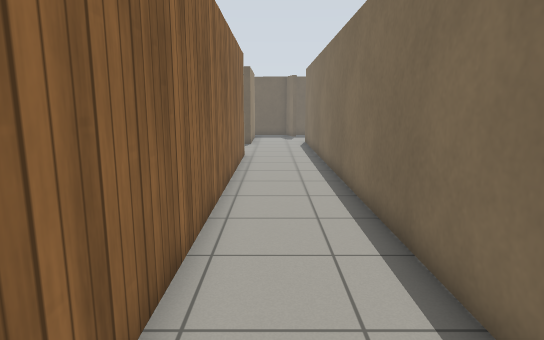
View 1 (above)

15 first-person views from a walk through a robot-simulator world made for Gazebo. The camera is 1.2 m above the floor, tilts 10° down and sees 75° across. The floor is counted in squares, 0.5 m on a side. Each view is taken from the middle of a square. On the plan, view 1 faces up. The plan holds only what a view shows up to about 20 squares ahead; the rest is blank. The robots in the file are not drawn. Gazebo's built-in surfaces are drawn with simple patterns.

View 2
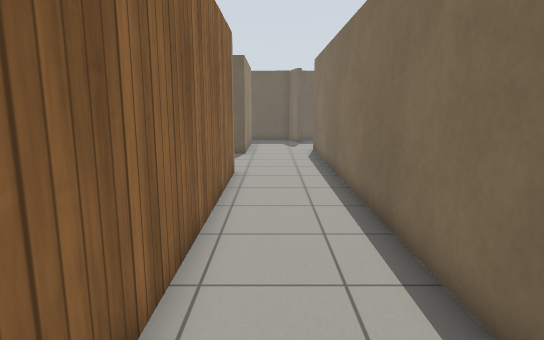

View 3
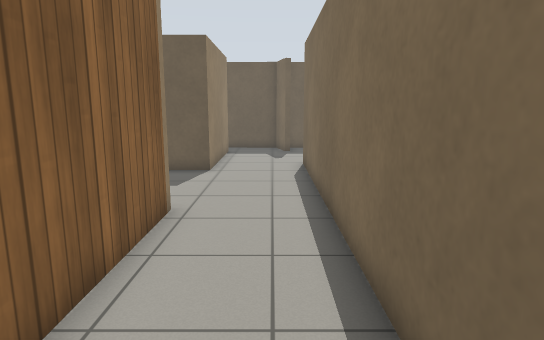

View 4
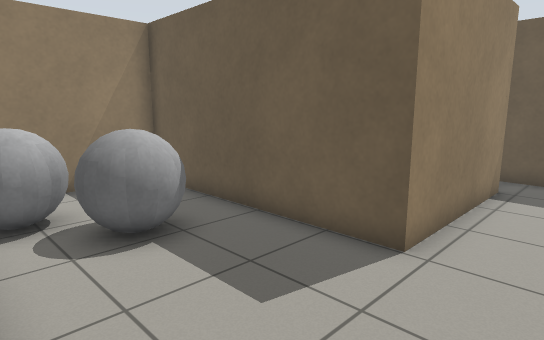

View 5
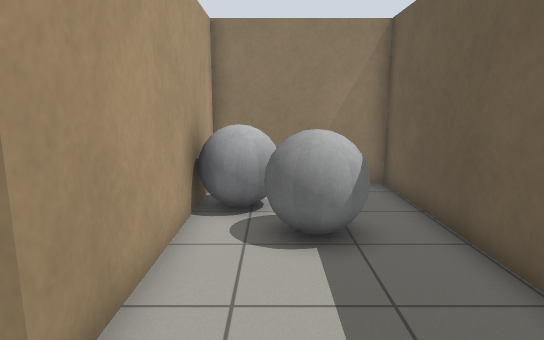

View 6
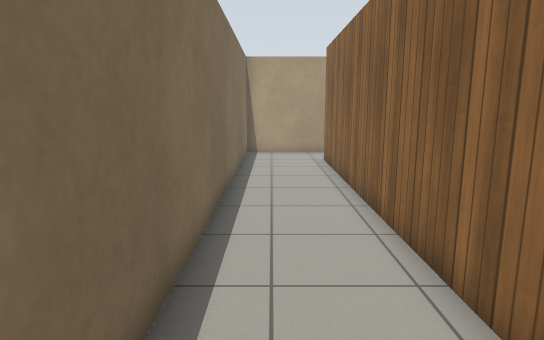

View 7
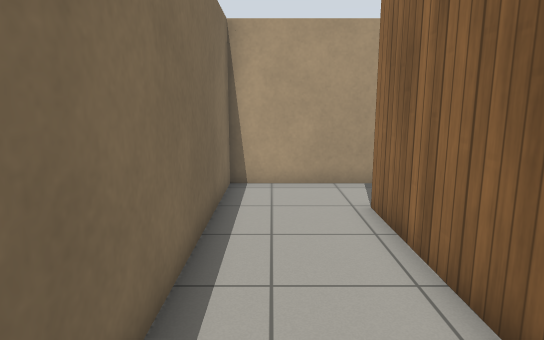

View 8
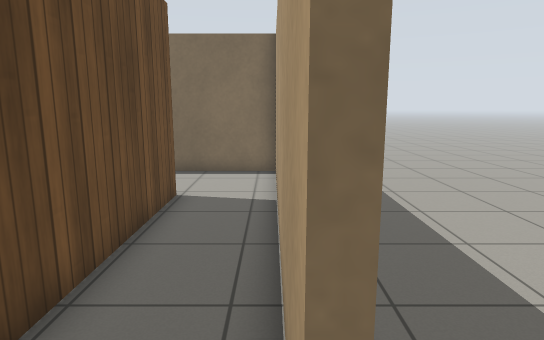

View 9
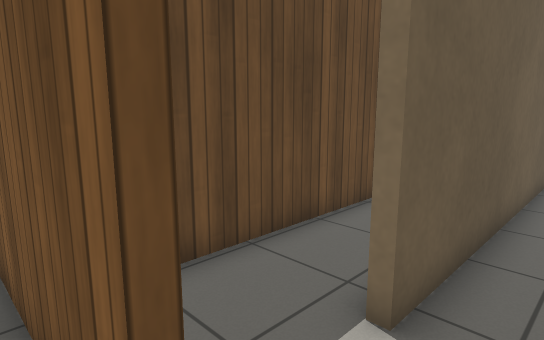

View 10
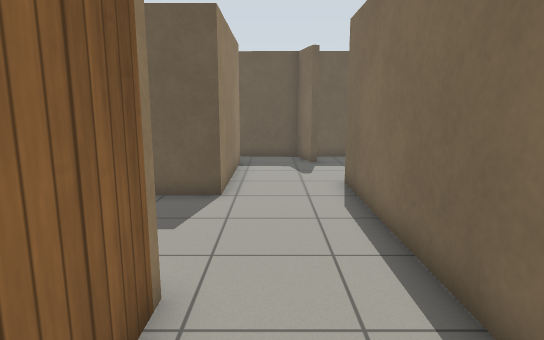

View 11
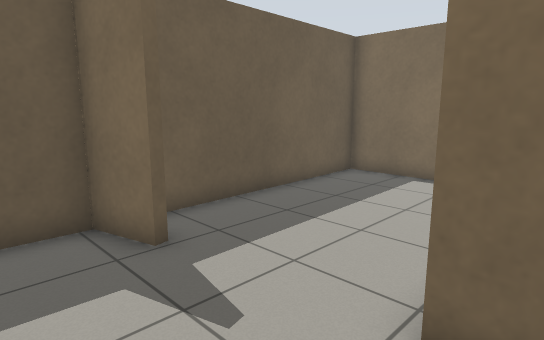

View 12
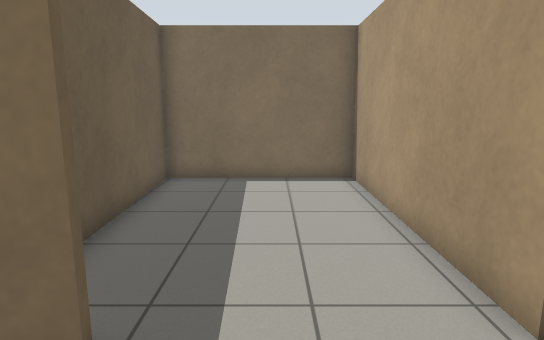

View 13
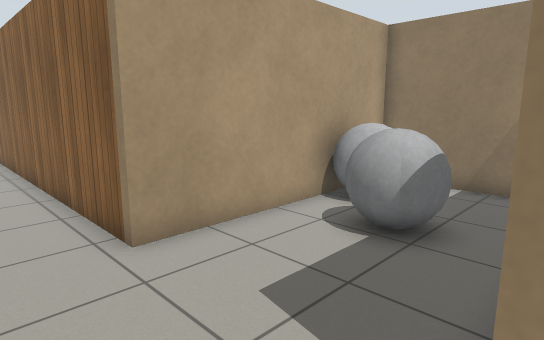

View 14
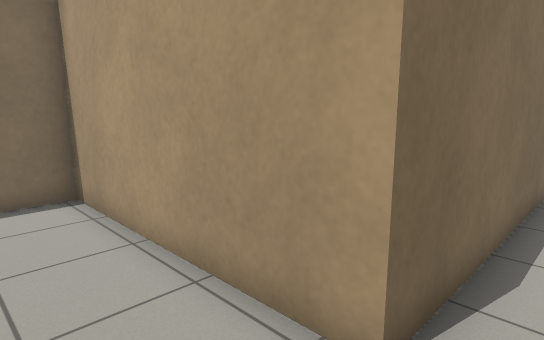

View 15
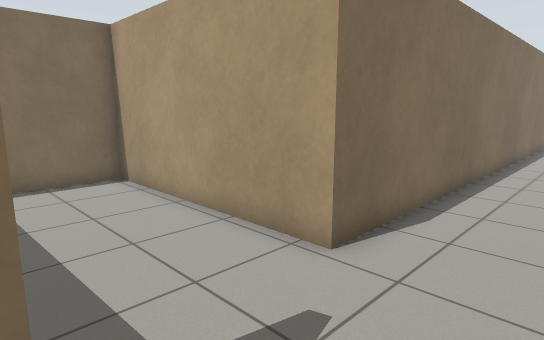

### Floor plan
Ten units are one square. View 1 is at (0, 0); x grows to the right and y downward. Boxes are objects, and circles mark ways between rooms. Rooms are numbered by the first view taken in them; rooms with no view inside come last. Other rooms are left out.
<svg viewBox="-129 -355 244 394">
<path fill="none" stroke="#000" d="M-14 -256 -14 -236 -101 -236 -101 -182 -14 -182 -14 3 -104 3M-96 31 23 31 23 -252M-120 34 -124 34 -124 -10M17 -295 13 -313 -18 -312M23 -252 110 -252 110 -316 22 -313M-14 -296 -14 -256"/>
<rect x="-85" y="-205" width="20" height="20" fill="#bbb"><title>grey ball</title></rect>
<rect x="-65" y="-225" width="20" height="30" fill="#bbb"><title>grey ball</title></rect>
<circle cx="0" cy="-245" r="3" fill="#2a7"/>
<text x="-10" y="-120">1</text>
<text x="20" y="-350">2</text>
<text x="50" y="-280">3</text>
</svg>
Room 1 opens to room 3.

Where each view was taken, in squares from view 1:
view 1: 0 up, 0 right, facing up
view 2: 5 up, 0 right, facing up
view 3: 10 up, 1 right, facing up
view 4: 18 up, 1 right, facing up-left
view 5: 20 up, 1 right, facing left
view 6: 16 up, 1 right, facing down
view 7: 8 up, 1 right, facing down
view 8: 3 down, 11 left, facing right
view 9: 5 down, 13 left, facing up-right
view 10: 14 up, 0 right, facing up
view 11: 24 up, 1 left, facing up-right
view 12: 28 up, 1 left, facing right
view 13: 24 up, 1 right, facing down-left
view 14: 28 up, 1 right, facing down-right
view 15: 30 up, 1 left, facing down-right
